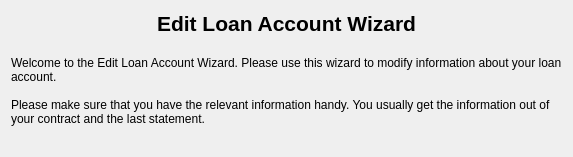
<?xml version="1.0" encoding="UTF-8"?>
<ui version="4.0">
 <class>EditIntroWizardPage</class>
 <widget class="QWizardPage" name="EditIntroWizardPage">
  <attribute name="title">
    <string/>
  </attribute>
  <layout class="QVBoxLayout">
    <item>
      <layout class="QHBoxLayout">
        <property name="margin">
          <number>0</number>
        </property>
        <property name="spacing">
          <number>6</number>
        </property>
        <item>
          <spacer name="Spacer2_2">
            <property name="sizeHint">
              <size>
                <width>98</width>
                <height>0</height>
              </size>
            </property>
            <property name="sizeType">
              <enum>QSizePolicy::Expanding</enum>
            </property>
            <property name="orientation">
              <enum>Qt::Horizontal</enum>
            </property>
          </spacer>
        </item>
        <item>
          <widget class="QLabel" name="TextLabel1_1_2">
            <property name="font">
              <font>
                <family>Helvetica</family>
                <pointsize>16</pointsize>
                <bold>true</bold>
              </font>
            </property>
            <property name="text">
              <string>Edit Loan Account Wizard</string>
            </property>
            <property name="alignment">
              <set>Qt::AlignTop|Qt::AlignHCenter</set>
            </property>
            <property name="wordWrap">
              <bool>false</bool>
            </property>
          </widget>
        </item>
        <item>
          <spacer name="Spacer3_2">
            <property name="sizeHint">
              <size>
                <width>119</width>
                <height>0</height>
              </size>
            </property>
            <property name="sizeType">
              <enum>QSizePolicy::Expanding</enum>
            </property>
            <property name="orientation">
              <enum>Qt::Horizontal</enum>
            </property>
          </spacer>
        </item>
      </layout>
    </item>
    <item>
      <widget class="QLabel" name="TextLabel1_2_2">
        <property name="text">
          <string>
Welcome to the Edit Loan Account Wizard. Please use this wizard to modify information about your loan account.

Please make sure that you have the relevant information handy. You usually get the information out of your contract and the last statement.</string>
        </property>
        <property name="alignment">
          <set>Qt::AlignTop</set>
        </property>
        <property name="wordWrap">
          <bool>true</bool>
        </property>
      </widget>
    </item>
    <item>
      <spacer name="spacer79">
        <property name="sizeHint">
          <size>
            <width>20</width>
            <height>20</height>
          </size>
        </property>
        <property name="sizeType">
          <enum>QSizePolicy::Expanding</enum>
        </property>
        <property name="orientation">
          <enum>Qt::Vertical</enum>
        </property>
      </spacer>
    </item>
  </layout>
 </widget>
 <resources/>
 <connections/>
 <customwidgets>
 </customwidgets>
 <tabstops>
 </tabstops>
</ui>
